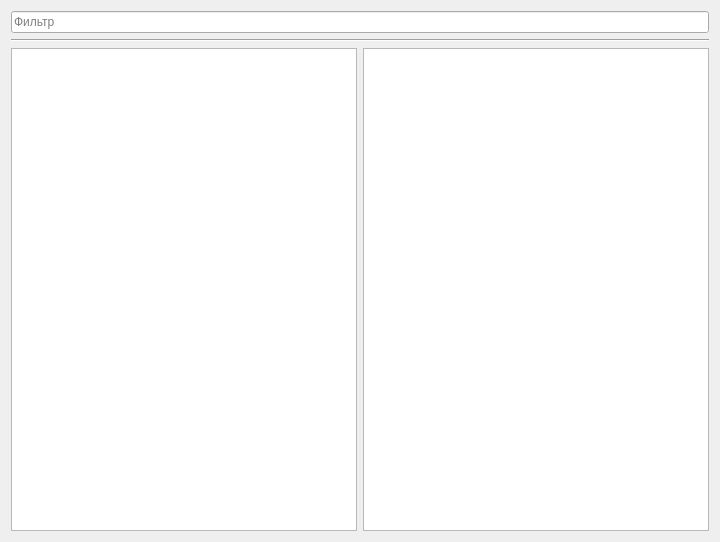
<?xml version="1.0" encoding="UTF-8"?>
<ui version="4.0">
 <class>ProjectsWizardPage</class>
 <widget class="QWizardPage" name="ProjectsWizardPage">
  <property name="geometry">
   <rect>
    <x>0</x>
    <y>0</y>
    <width>720</width>
    <height>542</height>
   </rect>
  </property>
  <property name="windowTitle">
   <string>WizardPage</string>
  </property>
  <layout class="QVBoxLayout" name="verticalLayout">
   <item>
    <widget class="QLineEdit" name="lineEdit">
     <property name="placeholderText">
      <string>Фильтр</string>
     </property>
     <property name="clearButtonEnabled">
      <bool>true</bool>
     </property>
    </widget>
   </item>
   <item>
    <widget class="Line" name="line">
     <property name="orientation">
      <enum>Qt::Horizontal</enum>
     </property>
    </widget>
   </item>
   <item>
    <layout class="QHBoxLayout" name="horizontalLayout">
     <item>
      <widget class="QTreeView" name="treeView">
       <property name="rootIsDecorated">
        <bool>false</bool>
       </property>
      </widget>
     </item>
     <item>
      <widget class="QPlainTextEdit" name="plainTextEdit">
       <property name="readOnly">
        <bool>true</bool>
       </property>
      </widget>
     </item>
    </layout>
   </item>
  </layout>
 </widget>
 <resources/>
 <connections/>
</ui>
